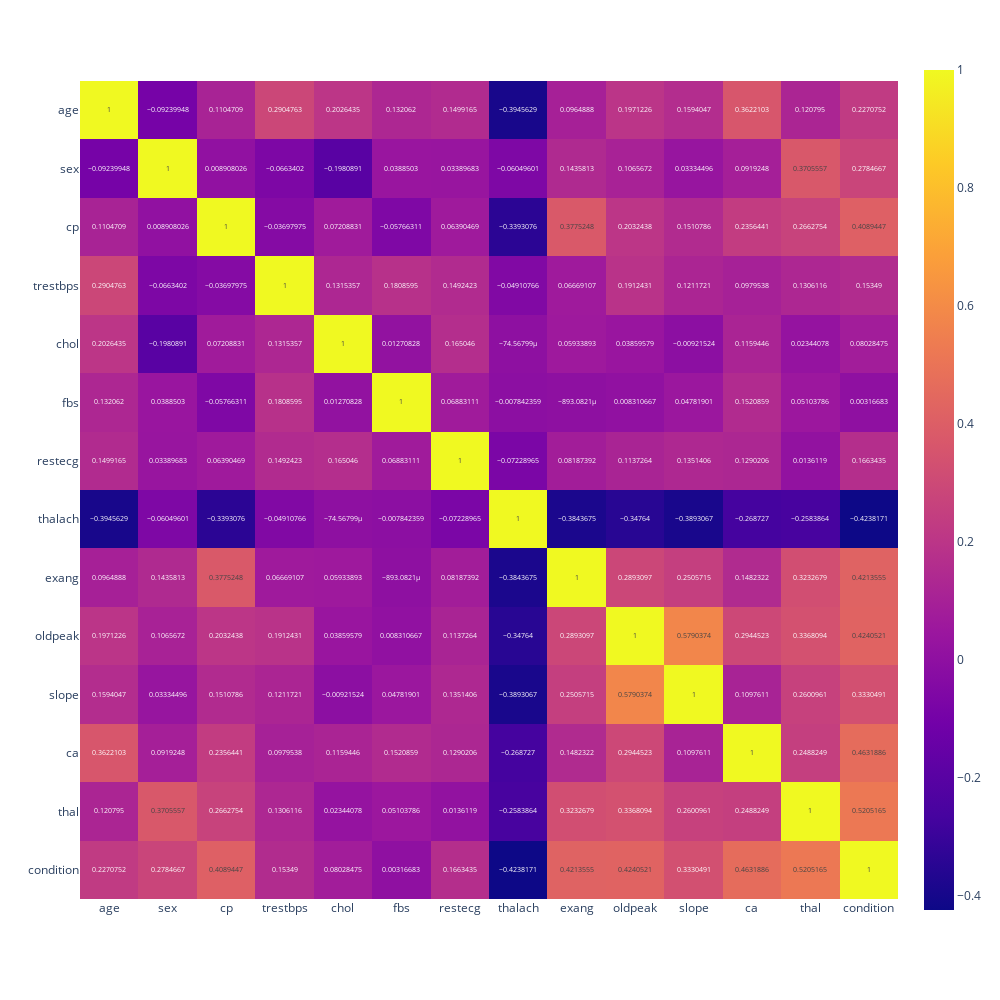

Notebook source saved alongside this figure:
### Markdown cell above
## Скоррелированность признаков

### Code cell
px.imshow(df.corr(), text_auto=True, width=1000, height=1000)

### Figure 1 — Plotly figure (JSON) as saved in the notebook; plotly's stock layout.template omitted (floating-point values rounded to 4 significant figures; data arrays with more than 128 entries replaced by an {"elided": "..."} marker saying what was removed)
{"data": [{"coloraxis": "coloraxis", "hovertemplate": "x: %{x}<br>y: %{y}<br>color: %{z}<extra></extra>", "name": "0", "texttemplate": "%{z}", "type": "heatmap", "x": ["age", "sex", "cp", "trestbps", "chol", "fbs", "restecg", "thalach", "exang", "oldpeak", "slope", "ca", "thal", "condition"], "xaxis": "x", "y": ["age", "sex", "cp", "trestbps", "chol", "fbs", "restecg", "thalach", "exang", "oldpeak", "slope", "ca", "thal", "condition"], "yaxis": "y", "z": {"elided": "14x14 float values"}}], "layout": {"coloraxis": {"colorscale": [[0, "#0d0887"], [0.1111, "#46039f"], [0.2222, "#7201a8"], [0.3333, "#9c179e"], [0.4444, "#bd3786"], [0.5556, "#d8576b"], [0.6667, "#ed7953"], [0.7778, "#fb9f3a"], [0.8889, "#fdca26"], [1, "#f0f921"]]}, "height": 1000, "margin": {"t": 60}, "width": 1000, "xaxis": {"anchor": "y", "constrain": "domain", "domain": [0, 1], "scaleanchor": "y"}, "yaxis": {"anchor": "x", "autorange": "reversed", "constrain": "domain", "domain": [0, 1]}}}
